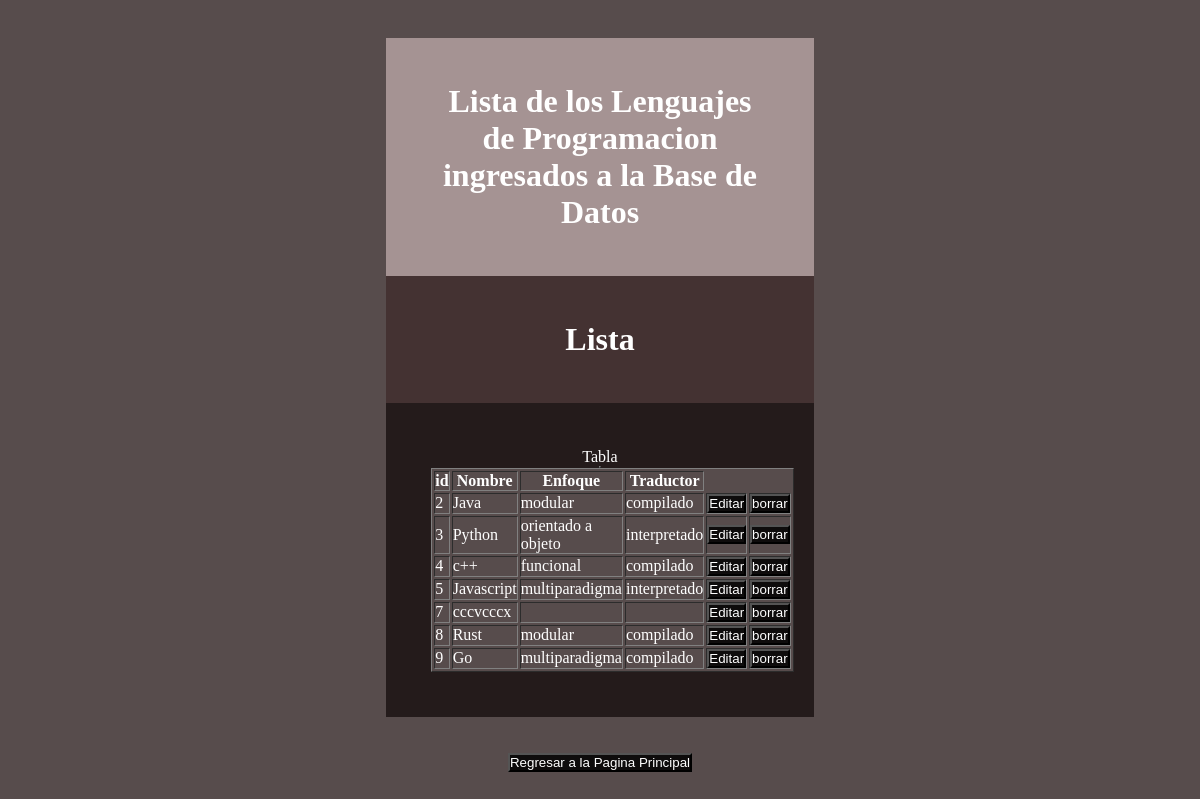
Screenshot of /lista with the database file from the repository.
### tables this page shows
CREATE TABLE "lenguajes" (
	"ID"	INTEGER NOT NULL,
	"Nombre"	TEXT NOT NULL,
	"Enfoque"	TEXT NOT NULL,
	"Traductor"	TEXT NOT NULL,
	PRIMARY KEY("ID")
);

### servidor.py (the view)
@app.route('/lista', methods=['GET', 'POST'])
def lista():
    con = sqlite3.connect("programacion.db")
    con.row_factory = sqlite3.Row
    cur = con.cursor()
    cur.execute("SELECT ID, Nombre, Enfoque, Traductor FROM lenguajes")
    rows = cur.fetchall()
    con.close()
    return render_template("lista.html", rows=rows)

### templates/lista.html (shortened to what this page needs)
<!DOCTYPE html>
<html lang="en">
	<head>
		<link rel="stylesheet" href="{{url_for('static', filename='estilo4.css')}}">
	</head>
	<body id="cuerpo" align="center">
		<div align="center">
			<h1 id="titulo" >Lista de los Lenguajes de Programacion ingresados a la Base de Datos</h1>
		</div>
		<div align="center">
			<h1 id="titulo2">Lista</h1>
		</div>
		<div align="center">
			<div id="caja_relleno">
			<table  border="1px">Tabla
					<table border="1">
						<thead>
							<tr>
								<th>id </th>
								<th>Nombre</th>
								<th>Enfoque</th>
								<th>Traductor</th>
							</tr>
						</thead>
						{% for row in rows %}
							<tr>
								<td>{{ row.id }}</td>
								<td>{{ row.nombre }}</td>
								<td>{{ row.enfoque }}</td>
								<td>{{ row.traductor}}</td>
								<td>
									<form  action="/editar" method="POST">
										<input id="texto4" type="submit" name="id" value="Editar" onclick="editar();">
									</form>
								</td>
								<td>
									<form  action="/borrar" method="POST">
									<input id="texto4" type="submit" name="id" value="borrar" onclick="borrar();">
								</form>
								</td>
							</tr>
						{% endfor %}
					</table>
			</div>
		</div>
		<br>
		<br>
		<div align="center">
			<form action="/" method="get">
				<button id="texto4" type="submit" value="Regresa">Regresar a la Pagina Principal</button>
			</form>
		</div>
		<br>
	</body>
</html>

### static/estilo4.css (style rules this page uses)
* { background: #574c4c; margin: 0; padding: 0; }
#cuerpo { margin: 0; padding: 10mm; }
#titulo { padding: 4%; width: 30%; color: white; background: #a59393; }
#titulo2 { padding: 4%; width: 30%; color: white; background: #443232; }
#caja_relleno { padding: 4%; width: 30%; color: white; background: #241b1b; }
#texto4 { color: white; background: #0e0c0c; }

### rows the page displays
lenguajes: id "2", nombre "Java", enfoque "modular", traductor "compilado"
lenguajes: id "3", nombre "Python", enfoque "orientado a objeto", traductor "interpretado"
lenguajes: id "4", nombre "c++", enfoque "funcional", traductor "compilado"
lenguajes: id "5", nombre "Javascript", enfoque "multiparadigma", traductor "interpretado"
lenguajes: id "7", nombre "cccvcccx"
lenguajes: id "8", nombre "Rust", enfoque "modular", traductor "compilado"
lenguajes: id "9", nombre "Go", enfoque "multiparadigma", traductor "compilado"
